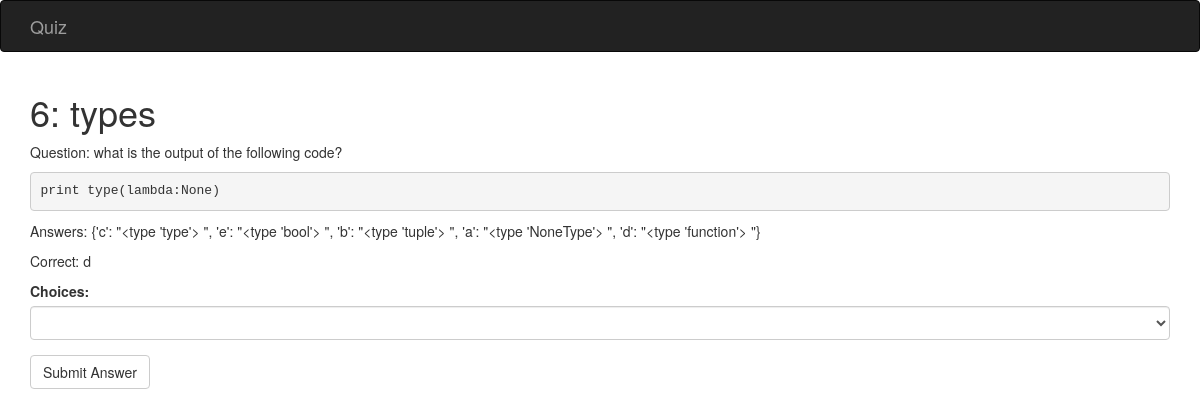
Before: /quiz/6 with the older database file.
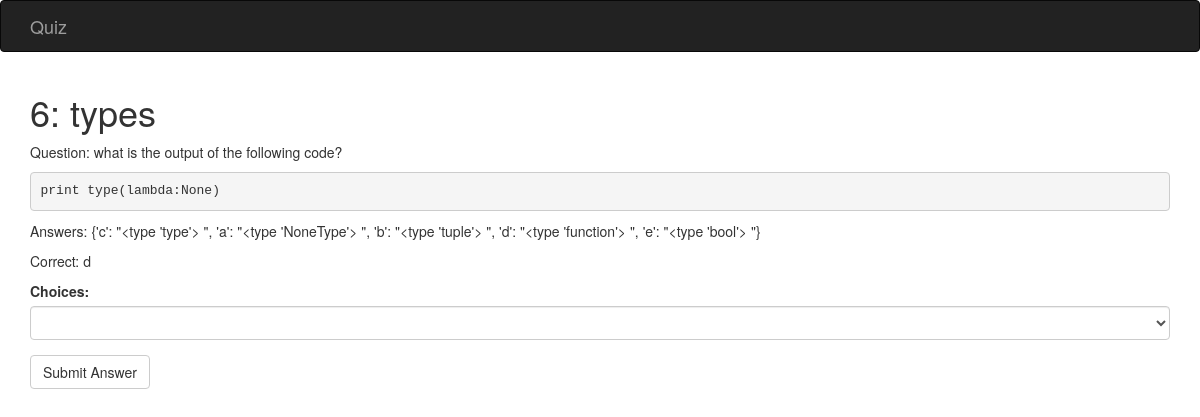
After: the same page with the newer database file.
### quiz/models.py (models this page shows, shortened)
class Quiz(db.Model):
    id = db.Column(db.Integer, primary_key=True)
    title = db.Column(db.String)
    question = db.Column(db.String)
    code = db.Column(db.String)
    choices = db.Column(db.String)
    correct = db.Column(db.String)
    description = db.Column(db.String)

### quiz/views.py (the view)
@app.route('/quiz/<qid>', methods=['GET', 'POST'])
def quiz(qid):
    if request.method == 'GET':
        quiz = Quiz.query.filter_by(id=qid).first()
        form = QuizForm()
        return render_template('quiz.html', quiz=quiz, form=form)

### quiz/forms.py
class QuizForm(Form):
    answers = SelectField('Choices:')
    submit = SubmitField('Submit Answer')

### quiz/templates/quiz.html (shortened to what this page needs)
{% extends "base.html" %}
{% import 'bootstrap/wtf.html' as wtf %}
{% block page_content %}
<h1>{{ quiz.title }}</h1>
<p>Question: {{ quiz.question }}</p>
<pre>{{ quiz.code }}</pre>
<p>Answers: {{ quiz.choices }}</p>
<p>Correct: {{ quiz.correct }}</p>
{{ wtf.quick_form(form) }}
{% endblock %}

Changed rows visible on the page:
changed Quiz "6: types": choices "{'c': \"<type 'type'> \", 'e': \"<type 'bool'> \", 'b': \"<type 'tuple'> \", 'a': \"<type 'NoneType'> \", 'd': \"<type 'function'> \"}" → "{'c': \"<type 'type'> \", 'a': \"<type 'NoneType'> \", 'b': \"<type 'tuple'> \", 'd': \"<type 'function'> \", 'e': \"<type 'bool'> \"}"
